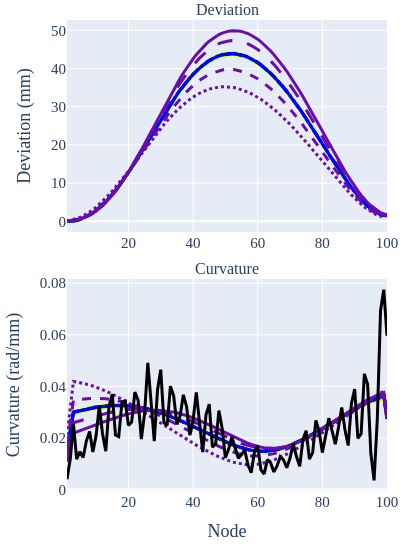

Notebook cell for this chart:
### Code cell
#| label: w3-doe-error

df=pd.read_csv('../../data/2001/w3.csv')
doe_df=pd.read_csv('../../pyelastica/wiper_ofat10p/data/doe_df.csv')[50:75]
prt=df.iloc[10:,2:].reset_index(drop=True)
fig=tools.make_subplots(rows=2,cols=1,subplot_titles=("Deviation","Curvature"),vertical_spacing=0.1)
param_colors={'twist':'#ff0000','youngs_modulus':'#ffaa00','base_radius':'#ffff00','density':'#00ff00','coner_angle':'#0000ff','length':'#6a0dad'}
level_style={-10:dict(width=3,dash='dot'),-5:dict(width=3,dash='dash'), 5:dict(width=3,dash='longdash'), 10:dict(width=3,dash='solid')}

for i in range(len(doe_df)):
    scenario=doe_df['scenario'].iloc[i]
    if scenario=='baseline':
        continue
    param,lvl=scenario.rsplit('_',1)
    lvl=int(lvl)
    spl3=pd.read_csv('../../pyelastica/wiper_ofat10p/data/w3_'+scenario+'.csv')
    histerr=[]
    color=param_colors[param]
    style=level_style[lvl]
    for _i in range(len(prt)):
        histerr.append(
            length(
                pd.DataFrame([
                    pd.DataFrame(prt,columns=spl3.columns).iloc[_i],
                    spl3.iloc[_i]
                ]).values
            ).round(3)
        )

    fig1=go.Scatter(
        x=[_i for _i in range(1,101,1)],
        y=histerr,
        name=param,
        mode='lines',
        legendgroup=param,
        showlegend=(lvl==10),
        line=dict(color=color,width=style['width'],dash=style['dash']),
        customdata=np.tile(np.array([i,doe_df["twist"].iloc[i],doe_df["youngs_modulus"].iloc[i]*1000,doe_df['base_radius'].iloc[i],doe_df['density'].iloc[i]*10e5,doe_df['coner_angle'].iloc[i],doe_df['length'].iloc[i]]),(spl3.shape[0],1)),
        hovertemplate=f"{scenario}<br>"+"twist= %{customdata[1]:.2f} deg<br>"+"E= %{customdata[2]:.2f} MPa<br>"+"r= %{customdata[3]:.2f} mm<br>"+"ro= %{customdata[4]:.2f} g/cm3<br>"+"cone angle= %{customdata[5]:.2f} deg<br>"+"length= %{customdata[6]:.2f} mm<br>"+"<extra></extra>"
    )
    fig2=plot_curvature(
        spl3,
        color,
        param
    )
    fig2.legendgroup=param
    fig2.showlegend=False
    fig2.line.width=style['width']
    fig2.line.dash=style['dash']
    fig.append_trace(fig1,1,1)
    fig.append_trace(fig2,2,1)

fig.append_trace(plot_curvature(prt,'#000000','Baseline'),2,1)
fig.update_layout(
    font=dict(size=15,family='Times New Roman'),
    legend=dict(groupclick='togglegroup'),
    autosize=False,
    showlegend=False,
    height=550,
    width=410,
    margin=dict(l=20,r=20,t=20,b=20)
)

fig.update_xaxes(title_text="Node",row=2)
fig.update_yaxes(title_text="Deviation (mm)",row=1)
fig.update_yaxes(title_text="Curvature (rad/mm)",row=2)
fig.show()
